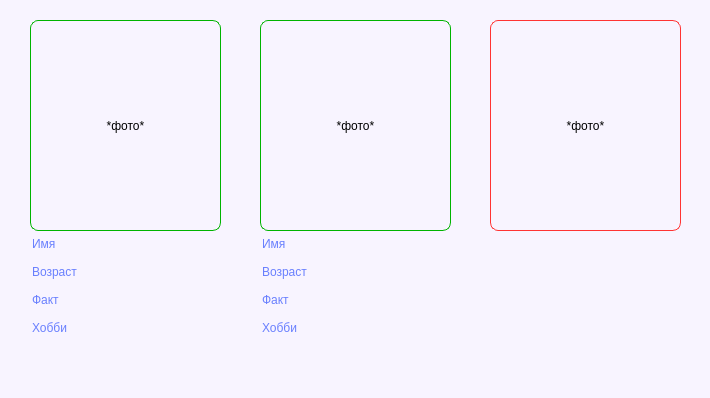
<?xml version="1.0" encoding="UTF-8"?>
<ui version="4.0">
 <class>people</class>
 <widget class="QDialog" name="people">
  <property name="geometry">
   <rect>
    <x>0</x>
    <y>0</y>
    <width>710</width>
    <height>398</height>
   </rect>
  </property>
  <property name="windowTitle">
   <string>Dialog</string>
  </property>
  <property name="styleSheet">
   <string notr="true">border-left: 5px;
background-color: rgb(248, 244, 255);
font: 75 10pt &quot;MS Shell Dlg 2&quot;;</string>
  </property>
  <widget class="QPushButton" name="pushButton_3">
   <property name="geometry">
    <rect>
     <x>490</x>
     <y>20</y>
     <width>191</width>
     <height>211</height>
    </rect>
   </property>
   <property name="styleSheet">
    <string notr="true">border: 0.5px solid rgb(255, 51, 51);
border-radius: 8px;</string>
   </property>
   <property name="text">
    <string>*фото*</string>
   </property>
  </widget>
  <widget class="QWidget" name="layoutWidget">
   <property name="geometry">
    <rect>
     <x>30</x>
     <y>230</y>
     <width>191</width>
     <height>112</height>
    </rect>
   </property>
   <layout class="QVBoxLayout" name="verticalLayout">
    <item>
     <widget class="QLineEdit" name="lineEdit">
      <property name="styleSheet">
       <string notr="true">text-align: left;
border-left: 5px;
border-radius: 8px;
background-color: rgb(248, 244, 255);
color: rgb(105, 127, 254);
font: 75 13pt &quot;MS Shell Dlg 2&quot;;</string>
      </property>
      <property name="text">
       <string>Имя</string>
      </property>
      <property name="placeholderText">
       <string>Кто на фото?</string>
      </property>
     </widget>
    </item>
    <item>
     <widget class="QLineEdit" name="lineEdit_2">
      <property name="styleSheet">
       <string notr="true">text-align: left;
border-left: 5px;
border-radius: 8px;
background-color: rgb(248, 244, 255);
color: rgb(105, 127, 254);
font: 75 13pt &quot;MS Shell Dlg 2&quot;;</string>
      </property>
      <property name="text">
       <string>Возраст</string>
      </property>
      <property name="placeholderText">
       <string>Кто на фото?</string>
      </property>
     </widget>
    </item>
    <item>
     <widget class="QLineEdit" name="lineEdit_4">
      <property name="styleSheet">
       <string notr="true">text-align: left;
border-left: 5px;
border-radius: 8px;
background-color: rgb(248, 244, 255);
color: rgb(105, 127, 254);
font: 75 13pt &quot;MS Shell Dlg 2&quot;;</string>
      </property>
      <property name="text">
       <string>Факт</string>
      </property>
      <property name="placeholderText">
       <string>Кто на фото?</string>
      </property>
     </widget>
    </item>
    <item>
     <widget class="QLineEdit" name="lineEdit_3">
      <property name="styleSheet">
       <string notr="true">text-align: left;
border-left: 5px;
border-radius: 8px;
background-color: rgb(248, 244, 255);
color: rgb(105, 127, 254);
font: 75 13pt &quot;MS Shell Dlg 2&quot;;</string>
      </property>
      <property name="text">
       <string>Хобби</string>
      </property>
      <property name="placeholderText">
       <string>Кто на фото?</string>
      </property>
     </widget>
    </item>
   </layout>
   <zorder>lineEdit_3</zorder>
   <zorder>lineEdit</zorder>
   <zorder>lineEdit_2</zorder>
   <zorder>lineEdit_4</zorder>
  </widget>
  <widget class="QWidget" name="layoutWidget_2">
   <property name="geometry">
    <rect>
     <x>260</x>
     <y>230</y>
     <width>191</width>
     <height>112</height>
    </rect>
   </property>
   <layout class="QVBoxLayout" name="verticalLayout_2">
    <item>
     <widget class="QLineEdit" name="lineEdit_5">
      <property name="styleSheet">
       <string notr="true">text-align: left;
border-left: 5px;
border-radius: 8px;
background-color: rgb(248, 244, 255);
color: rgb(105, 127, 254);
font: 75 13pt &quot;MS Shell Dlg 2&quot;;</string>
      </property>
      <property name="text">
       <string>Имя</string>
      </property>
      <property name="placeholderText">
       <string>Кто на фото?</string>
      </property>
     </widget>
    </item>
    <item>
     <widget class="QLineEdit" name="lineEdit_6">
      <property name="styleSheet">
       <string notr="true">text-align: left;
border-left: 5px;
border-radius: 8px;
background-color: rgb(248, 244, 255);
color: rgb(105, 127, 254);
font: 75 13pt &quot;MS Shell Dlg 2&quot;;</string>
      </property>
      <property name="text">
       <string>Возраст</string>
      </property>
      <property name="placeholderText">
       <string>Кто на фото?</string>
      </property>
     </widget>
    </item>
    <item>
     <widget class="QLineEdit" name="lineEdit_7">
      <property name="styleSheet">
       <string notr="true">text-align: left;
border-left: 5px;
border-radius: 8px;
background-color: rgb(248, 244, 255);
color: rgb(105, 127, 254);
font: 75 13pt &quot;MS Shell Dlg 2&quot;;</string>
      </property>
      <property name="text">
       <string>Факт</string>
      </property>
      <property name="placeholderText">
       <string>Кто на фото?</string>
      </property>
     </widget>
    </item>
    <item>
     <widget class="QLineEdit" name="lineEdit_8">
      <property name="styleSheet">
       <string notr="true">text-align: left;
border-left: 5px;
border-radius: 8px;
background-color: rgb(248, 244, 255);
color: rgb(105, 127, 254);
font: 75 13pt &quot;MS Shell Dlg 2&quot;;</string>
      </property>
      <property name="text">
       <string>Хобби</string>
      </property>
      <property name="placeholderText">
       <string>Кто на фото?</string>
      </property>
     </widget>
    </item>
   </layout>
  </widget>
  <widget class="QPushButton" name="pushButton_2">
   <property name="geometry">
    <rect>
     <x>260</x>
     <y>20</y>
     <width>191</width>
     <height>211</height>
    </rect>
   </property>
   <property name="styleSheet">
    <string notr="true">border: 0.5px solid rgb(0, 179, 0);
border-radius: 8px;</string>
   </property>
   <property name="text">
    <string>*фото*</string>
   </property>
  </widget>
  <widget class="QPushButton" name="pushButton">
   <property name="geometry">
    <rect>
     <x>30</x>
     <y>20</y>
     <width>191</width>
     <height>211</height>
    </rect>
   </property>
   <property name="styleSheet">
    <string notr="true">border: 0.5px solid rgb(0, 179, 0);
border-radius: 8px;</string>
   </property>
   <property name="text">
    <string>*фото*</string>
   </property>
  </widget>
 </widget>
 <resources/>
 <connections/>
</ui>
